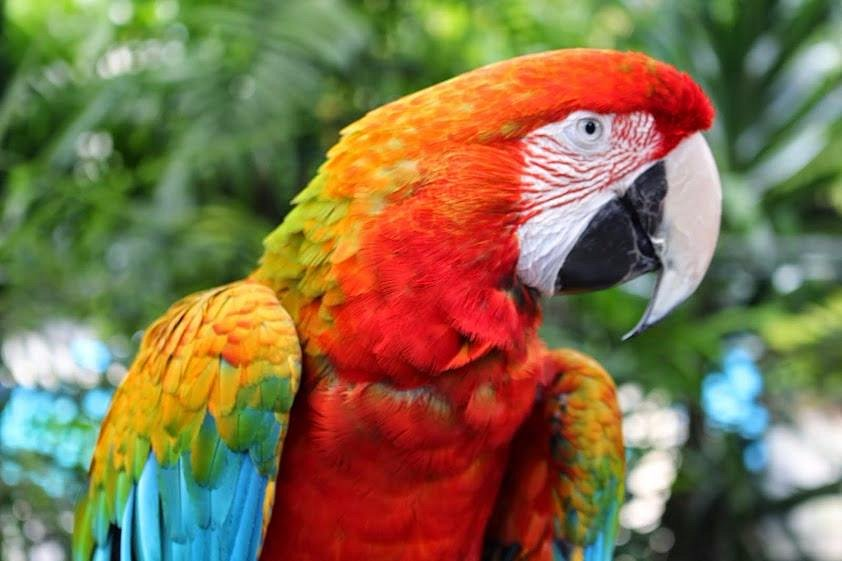
#> input picture imgs/parrot.jpg, 842 x 561 px, given in place of parrot.png, which was not available
$ jupyter execute --allow-errors unsupervised_learning.ipynb   (shell and % lines are left out)   (text cells are left out)
#> lines starting #> are read from the running program, lines starting #| are printed output that depends on the picture; pictures that were not available may be replaced by others from this repository, and a replacement may not be noted
[cell 1]
import numpy as np
import pandas as pd
import matplotlib.pyplot as plt

[cell 2]
from sklearn.mixture import BayesianGaussianMixture
from sklearn.datasets import make_blobs

[cell 3]
D = 2 # dimensions
N = 500 # number of points to generate
K_true = np.random.randint(3,20) # randomly choice between 3-20
print("Number of cluster",K_true)
# Generate data
mu_scale = 4.0
covar_scale = 0.7
z_true = np.random.randint(0,K_true,N)
z_true

[cell 4]
mu = np.random.randn(D,K_true)*mu_scale
mu

[cell 5]
X = mu[:,z_true] + np.random.randn(D,N) * covar_scale
print(X.shape)
X= X.T
X

[cell 6]
plt.scatter(X[:,0],X[:,1],c = plt.cm.tab20(z_true))
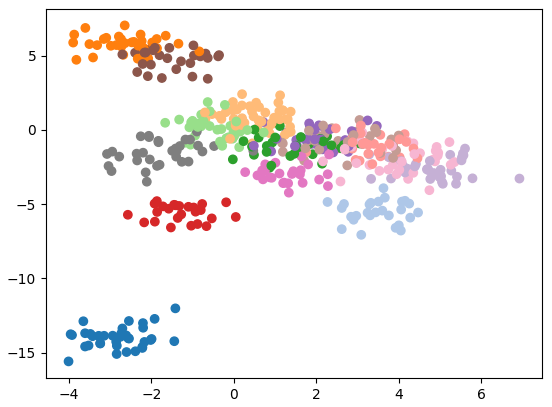
#> figure drawn by matplotlib, 1 panel

[cell 7]
bgmm = BayesianGaussianMixture(n_components = 100,weight_concentration_prior = None) # auto find the cluster number
y_pred = bgmm.fit_predict(X)
print("Estimated Clusters ",len(set(y_pred)),set(y_pred))

[cell 8]
rand_data,rand_y = bgmm.sample(N)
plt.scatter(rand_data[:,0],rand_data[:,1],c = plt.cm.tab20(bgmm.predict(rand_data)))
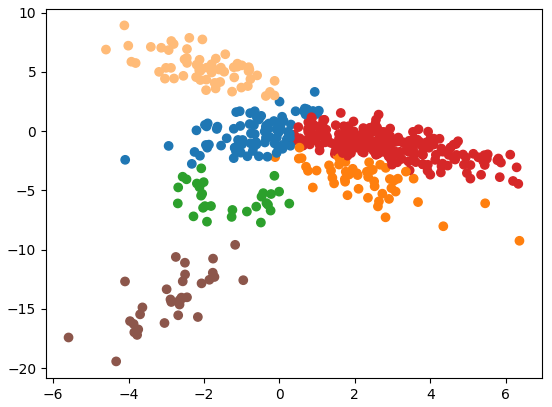
#> figure drawn by matplotlib, 1 panel

[cell 9]
from sklearn.datasets import make_blobs

[cell 10]
# Generate dataset
n_samples = 200 # number of sample
centers = 7 # number of class
X,y = make_blobs(n_samples = n_samples,centers = centers, n_features = 2, random_state = 0)
print(f"Number of samples: {n_samples}")
print(f"Number of class: {centers}")
print(f"X.shape: {X.shape}")
print(f"y.shape: {y.shape}")

[cell 11]
X[:10]

[cell 12]
y

[cell 13]
plt.scatter(X[:,0],X[:,1],c= y.ravel())
plt.title("Visualize model")
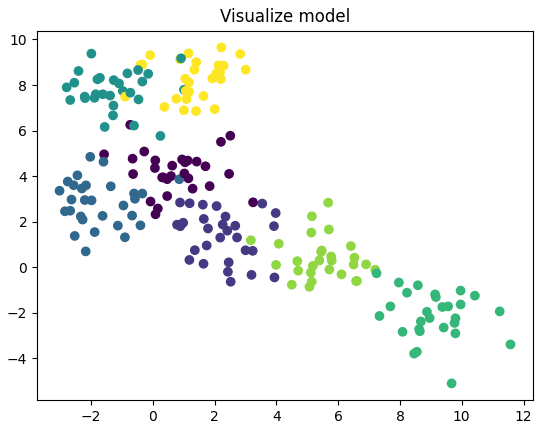
#> figure drawn by matplotlib, 1 panel

[cell 14]
# Choice random centroid number
k = 4
# Choice iterations step
no_of_iterations = 100

[cell 15]
# Choice randomly centroid (Step1)
idx = np.random.choice(len(X),k ,replace = False)
print(f"idx: {idx}")
centroids = X[idx,:]
print(f"centroids:\n {centroids}")

[cell 16]
# import calculate distance function
from scipy.spatial.distance import cdist

[cell 17]
# find the distance between centroids and all the data points (Step2)
distances = cdist(X,centroids,'euclidean')
print(f"distances.shape: {distances.shape}")
print(distances[:10])

[cell 18]
# Centroid with minimum distance (Step3)
for i in distances:
    points = np.array([np.argmin(i) for i in distances])

print(f"len points: {len(points)}")
print(points[:10])

[cell 19]
centroids = []
for i in range(k):
    #temp_cent = X[points == i] # find all input in X have closest label equal to each point
    temp_cent = X[points == i].mean(axis = 0) # find the mean of the bunch of points
    centroids.append(temp_cent) # append the centroid of the
# Update and reshape the centroids
print(f"centroids \n: {centroids}")
centroids  = np.vstack(centroids)
print(centroids)
# Calculate the distance
distances = cdist(X,centroids,'euclidean')
points = np.array([np.argmin(i) for i in distances])

[cell 20]
# Repeating the above steps for defined number of iterations
for _ in range(no_of_iterations): # Lopp over the iterations
    centroids = []
    for i in range(k): # loop over each label 0 -> 1 -> 2 -> ...
        temp_cent = X[points == i]
        centroid_i = temp_cent.mean(axis = 0)
        centroids.append(centroid_i)
    # Reshape and
    centroids = np.vstack(centroids) # Updated Centroids
    distances = cdist(X,centroids,'euclidean')
    # Find the closest centroids of each label again
    points  = np.array([ np.argmin(i) for i in distances])

[cell 21]
# predicted labels
points

[cell 22]
centroids

[cell 23]
# Visualize
plt.subplots(1,2)
plt.subplot(1,2,1)
plt.scatter(X[:,0],X[:,1],c = points)
plt.scatter(centroids[:,0],centroids[:,1],marker = 'x',color = 'r')
plt.title("predicted")
plt.subplot(1,2,2)
plt.scatter(X[:,0],X[:,1],c = y)
plt.title("grouth truth")
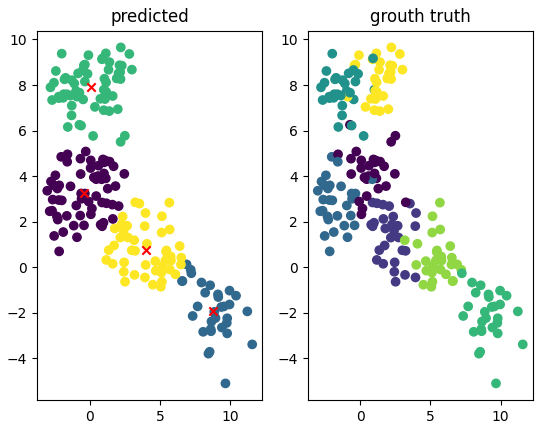
#> figure drawn by matplotlib, 2 panels

[cell 24]
def kmeans(x,k,no_iterations):
    '''
    Cluster x data points by Kmean algorithm

    Arguments:
        x --- array of features
        k --- int number of centroids (also know labels)
        no_iterations --- number of iterations

    Returns:
        centroids --- centroids of cluster
        points --- predicted labels
    '''
#> called with x = array of shape (600, 2), k = 10, no_iterations = 10
    idx = np.random.choice(len(x),k,replace = False)
    # Randomly choosing centroids
    centroids = x[idx,]
    # find the distance between centroids and all the data points
    distances = cdist(x,centroids,'euclidean')
    # centroid with the minimum distance
    points = np.array([np.argmin(d) for d in distances])
    #print(points)
    # loop over
    for _ in range(no_iterations):
        centroids = []
        for i in range(k):
            temp_cent = x[points == i].mean(axis = 0)
            centroids.append(temp_cent)
        # Update the centroids
        centroids = np.vstack(centroids)
        # Calucate the distance
        distances = cdist(x,centroids,'euclidean')
        # Find predicted label point
        points = np.array([ np.argmin(d) for d in distances])

    return centroids,points

[cell 25]
# Generate dataset
n_samples = 600 # number of sample
centers = 10 # number of class
k = 10 # number of all predicted unique labels
no_iterations = 10
X,y = make_blobs(n_samples = n_samples,centers = centers, n_features = 2, random_state = 0)
centroids,points = kmeans(X,k,no_iterations)
# Visualize
plt.subplots(1,2)
plt.subplot(1,2,1)
plt.scatter(X[:,0],X[:,1],c = points)
plt.scatter(centroids[:,0],centroids[:,1],marker = 'x',color = 'r')
plt.title("predicted")
plt.subplot(1,2,2)
plt.scatter(X[:,0],X[:,1],c = y)
plt.title("grouth truth")
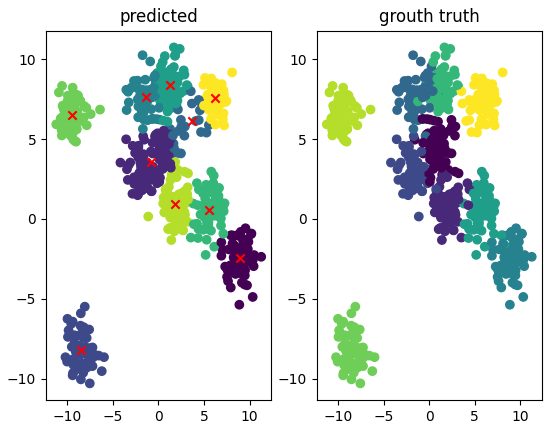
#> figure drawn by matplotlib, 2 panels

[cell 26]
from sklearn.datasets import load_digits
from sklearn.decomposition import PCA
from sklearn.cluster import KMeans

[cell 27]
# Load Data
data = load_digits().data
print(data.shape)
data

[cell 28]
pca = PCA(2)
pca

[cell 29]
# Transform the data
df = pca.fit_transform(data)
print(df.shape)
df

[cell 30]
# Applying our function
centroids , label = kmeans(df,10,1000)

[cell 31]
# Visualize the result
plt.figure(figsize = (12,7))
u_labels = np.unique(label)
for i in u_labels:
    plt.scatter(df[label == i,0],df[label == i,1],label = i)
plt.scatter(centroids[:,0],centroids[:,1],label = 'centroid',marker = '*',color = 'red',s= 200)
plt.legend()
plt.title("results")
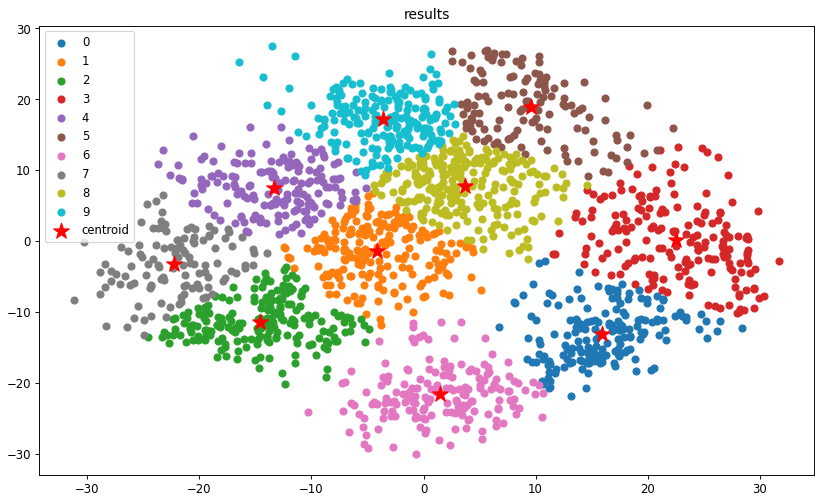
#> figure drawn by matplotlib, 1 panel

[cell 32]
# import the required libraries
import pandas as pd
import numpy as np
import matplotlib.pyplot as plt

[cell 33]
# Make dataset
from sklearn.datasets import make_blobs
X,y = make_blobs(n_samples =100,centers =5,random_state = 101)
plt.rcParams.update({'figure.figsize':(10,7.5),'figure.dpi':100})
plt.scatter(X[:,0],X[:,1],c= y)
plt.title("Gaussian make blobs")
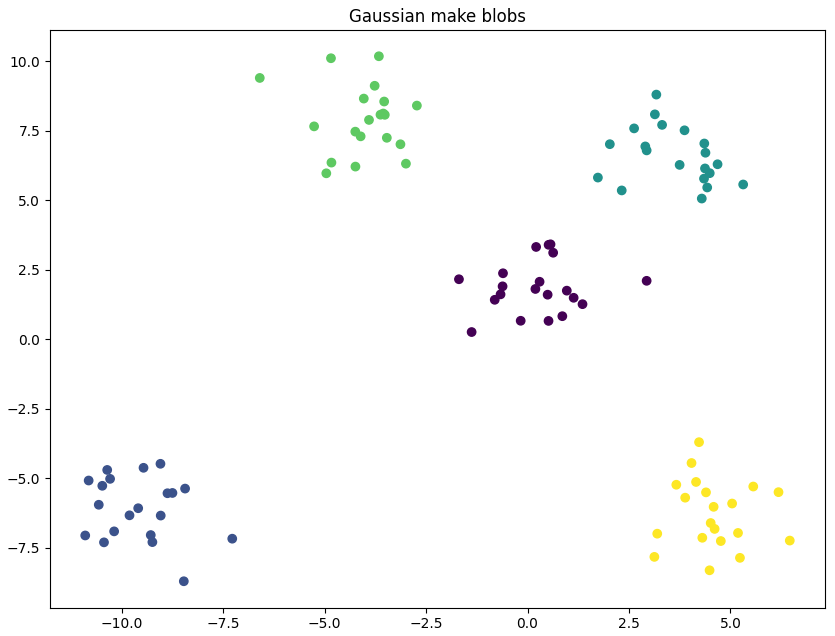
#> figure drawn by matplotlib, 1 panel

[cell 34]
y

[cell 35]
from sklearn.cluster import KMeans

[cell 36]
cluster = KMeans(n_clusters = 5)
cluster.fit(X)
y_pred = cluster.predict(X)
y_pred

[cell 37]
plt.rcParams.update({'figure.figsize':(10,5),'figure.dpi':100})
plt.subplots(1,2)
plt.subplot(1,2,1)
plt.scatter(X[:,0],X[:,1],c = y)
plt.title("grouth truth")
plt.subplot(1,2,2)
plt.scatter(X[:,0],X[:,1],c = y_pred)
plt.title("predicted")
plt.tight_layout()
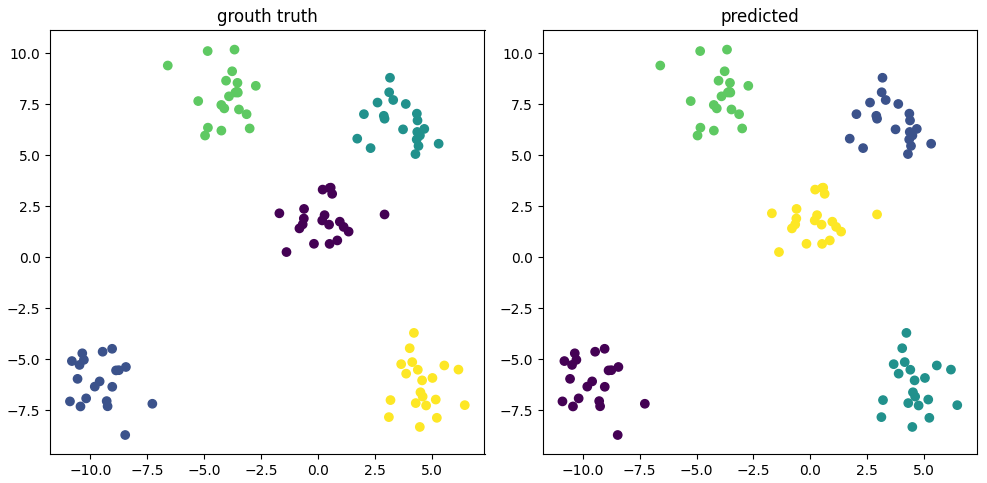
#> figure drawn by matplotlib, 2 panels

[cell 38]
# setting the number of training examples
m = X.shape[0]
n = X.shape[1]
n_iter = 50
K = 5
print(f"number of samples: {m}")
print(f"dimensions: {n}")
print(f"iterations: {n_iter}")
print(f"centroids number: {K}")

[cell 39]
import random

# creating an empty centroid array
centroids = np.array([]).reshape(n,0)
centroids

[cell 40]
# creating 5 random centroids
for k in range(K):
    centroids = np.c_[centroids,X[random.randint(0,m-1)]]

centroids

[cell 41]
X[:10,]

[cell 42]
(X - centroids[:,0])[:10,]

[cell 43]
# find the euclidean distance
outputs = {}

# creating an empty array
euclid = np.array([]).reshape(m,0)

# finding distance between for each centroid
for k in range(K):
    dist = np.sum((X - centroids[:,k])**2,axis = 1)
    euclid = np.c_[euclid,dist]

euclid

[cell 44]
# storing the mininum value we have computed
minimum = np.argmin(euclid,axis = 1)+1
minimum

[cell 45]
# computing the mean of separated clusters
cent = {}
for k in range(K):
    cent[k+1] = np.array([]).reshape(2,0)

cent

[cell 46]
# assigning of clusters to points
for k in range(m):
    cent[minimum[k]]=np.c_[cent[minimum[k]],X[k]]
for k in range(K):
    cent[k+1]=cent[k+1].T

# computing mean and updating it
for k in range(K):
     centroids[:,k]=np.mean(cent[k+1],axis=0)

[cell 47]
# repeating the above steps again and again
for i in range(n_iter):
    euclid =  np.array([]).reshape(m,0)
    for k in range(K):
        dist = np.sum((X - centroids[:,k])**2,axis = 1)
        euclid = np.c_[euclid,dist]
    C = np.argmin(euclid,axis = 1)+1
    cent = {}
    for k in range(K):
        cent[k+1] = np.array([]).reshape(2,0)
    for k in range(m):
        cent[C[k]] = np.c_[cent[C[k]],X[k]]
    for k in range(K):
        cent[k+1] = cent[k+1].T
    for k in range(K):
        centroids[:,k] = np.mean(cent[k+1],axis = 0)
    final = cent

[cell 48]
final

[cell 49]
plt.scatter(X[:,0],X[:,1])
plt.rcParams.update({'figure.figsize':(10,7.5), 'figure.dpi':100})
plt.title('Original Dataset')

[cell 50]
for k in range(K):
    plt.scatter(final[k+1][:,0],final[k+1][:,1])

plt.scatter(centroids[0,:],centroids[1,:],s= 300,c= 'yellow')
plt.rcParams.update({'figure.figsize':(10,7.5), 'figure.dpi':100})
plt.show()

[cell 51]
elbow = []
for i in range(1,20):
    kmeans = KMeans(n_clusters = i, init = 'k-means++',random_state = 101)
    kmeans.fit(X)
    elbow.append(kmeans.inertia_)

plt.plot(elbow)
plt.rcParams.update({'figure.figsize':(10,7.5),'figure.dpi':100})
plt.title('Elbow method')
plt.show()

#> (a cell that did not finish here is left out)

#> (a cell that did not finish here is left out)

[cell 54]
from sklearn.cluster import KMeans
elbow = []
for i in range(1,20):
    kmeans = KMeans(n_clusters = i,init = 'k-means++',random_state = 101)
    kmeans.fit(X)
    elbow.append(kmeans.inertia_)

[cell 55]
plt.plot(elbow)
plt.rcParams.update({'figure.figsize':(10,7.5),'figure.dpi':100})
plt.title('Elbow method')
plt.show()

[cell 56]
kmeans = KMeans(n_clusters = 5,init = 'k-means++',random_state = 101)
y_pred =kmeans.fit_predict(X)
y_pred

[cell 57]
kmeans.cluster_centers_

[cell 58]
plt.figure(figsize = (15,7.5))
# for i in range(5):
#     plt.scatter(X[y_pred == i,0],X[y_pred == i,1],s = 50)

plt.scatter(X[:,0],X[:,1],s = 40,c = y_pred)
plt.scatter(kmeans.cluster_centers_[:,0],kmeans.cluster_centers_[:,1],s= 100,marker = '*',color = 'r')
plt.title("Clusters")
plt.xlabel("Spending score")
plt.ylabel("Age")
plt.legend()
plt.show()

[cell 59]
X1 = X[:40]
X2 = X[40:]
print(X1.shape)
print(X2.shape)

[cell 60]
X1_sumsquare = np.sum(np.square(X1),axis =1)
X1_sumsquare

[cell 61]
X1_sumsquare[:,np.newaxis]

[cell 62]
X2_sumsquare = np.sum(np.square(X2),axis =1)
X2_sumsquare

[cell 63]
(X1_sumsquare[:,np.newaxis] + X2_sumsquare).shape

[cell 64]
mul =np.dot(X1,X2.T) # x11x21 + x12x22
print(mul.shape)
mul

[cell 65]
# calculate pairwise distance
# [13 lines left out: function pairwise_dist, not called in this run]

[cell 66]
# This function take in the array of points and choses K of them at random to be the initial centroids, The function simply returns the K selected points

# [15 lines left out: function _init_centers, not called in this run]

[cell 67]
# update_assignment
# [13 lines left out: function _update_assigment, not called in this run]

[cell 68]
# update centers
# [14 lines left out: function _update_centers, not called in this run]

[cell 69]
# [15 lines left out: function _get_loss, not called in this run]

[cell 70]
# Main loop
# [29 lines left out: function __call__, not called in this run]

[cell 71]
from __future__ import absolute_import
from __future__ import print_function
from __future__ import division

import imageio

[cell 72]
# set random seed so output is all name
np.random.seed(1)

class KMeans(object):
    def __init__(self): # No need to implement
        pass
    def pairwise_dist(self,x1,x2):
        '''
        Arguments:
            x1 --- (NxD) numpy array have D dimensions
            x2 --- (MxD) numpy array have D dimensions
        Return:
            dist --- (NxM) array, where dist2[i:j] is the euclidean distance between x[i,:] and y[j,:]
        '''
        x1_sum_square = np.sum(np.square(x1),axis = 1)
        x2_sum_square = np.sum(np.square(x2),axis = 1)
        mul = np.dot(x1,x2.T)
        dists = np.sqrt(abs(x1_sum_square[:,np.newaxis] + x2_sum_square - 2 * mul))
        return dists
    def _init_centers(self,points,K,**kwargs):
        '''
        Arguments:
            points --- (NxD) numpy array, where N is number of points and D is dimensionality
            K --- number of clusters
            kwargs --- any additional arguments you want
        Return:
            centers: K x D numpy array, the centers.
        '''
        N,D= points.shape
        centers = np.empty([K,D])
        for number in range(K):
            rand_index = np.random.randint(N)
            centers[number] = points[rand_index] # random choice in points with rand_index
        return centers
    def _update_assignment(self,centers,points):
        '''
        Arguments:
            centers: (KxD) numpy array, where K is the number of clusters, and D is dimensionaly
            points: (NxD) numpy array, the observations

        Return:
            cluster_idx: numpy array of length N, the cluster assignment for each point
        '''
        N,D = points.shape
        distances = self.pairwise_dist(points,centers)
        cluster_idx = np.argmin(distances,axis =1)
        return cluster_idx
    def _update_centers(self,old_centers,cluster_idx,points):
        '''
        Arguments:
            old_centers --- old centers KxD numpy array,where K is the number of clusters, and D is the dimension
            cluster_idx --- numpy array of length N, cluster assignment for each point
            points --- (NxD) numpy array,the observations
        Return:
            new_centers --- new centers, (KxD) numpy array, where K is the number of cluster
        '''
        K,D = old_centers.shape
        new_centers = np.empty(old_centers.shape)
        for i in range(K):
            new_centers[i] = np.mean(points[cluster_idx == i],axis = 0) # find mean of points which have cluster_idx == label
        return new_centers
    def _get_loss(self,centers,cluster_idx,points):
        '''
        Arguments:
            centers --- (KxD) numpy array, where K is the number of clusters, and D is the dimension
            cluster_idx --- numpy array of length N, the cluster assignment for each point
            points --- (NxD) numpy array, the observations
        Return:
            loss --- a single float number, which is the objective function of KMeans
        '''
        dists = self.pairwise_dist(points,centers)
        loss = 0.0
        N,D = points.shape
        for i in range(N):
            loss += np.square(dists[i][cluster_idx[i]])
        return loss
    def __call__(self,points,K,max_iters = 100,abs_tol = 1e-16,rel_tol = 1e-16,verbose = False,**kwargs):
        '''
        Arguments:
            points --- (NxD) numpy array, where N is number points and D is the dimensionality
            K --- number of clusters
            max_iters --- maximum number of iterations
            abs_tol --- convergence criteria w.r.t absolute change of loss
            rel_tol --- convergence criteria w.r.t relative change of loss
            verbose --- boolean option to set whether method should print loss
            kwargs --- any additional arguments you want
        Return:
            cluster_assignments --- (Nx1) int number array
            cluster_centers --- (KxD) numpy array, the centers
            loss --- loss values of the objective function of KMeans
        '''
        centers = self._init_centers(points,K,**kwargs)
        loss = []
        for it in range(max_iters):
            cluster_idx = self._update_assignment(centers,points)
            centers = self._update_centers(centers,cluster_idx,points)
            loss.append(self._get_loss(centers,cluster_idx,points))
            K = centers.shape[0]
            if it:
                diff = np.abs(prev_loss - loss[-1])
                if diff < abs_tol and diff/prev_loss < rel_tol:
                    break
            prev_loss = loss[-1]
            if verbose:
                print('iter %d, loss: %.4f' %(it,loss[-1]))
        # remember the cluster_idx,centers,and loss
#         self.cluster_idx = cluster_idx
#         self.centers = centers
#         self.loss = loss
        return cluster_idx,centers,loss

    # [35 lines left out: functions predict, find_optimal_num_clusters, not called in this run]

[cell 73]
def image_to_matrix(image_file,grays = False):
    '''
    Convert .png image to matrix
    Arguments:
        image_file --- (str) image path
        grays --- Boolean
    Return:
        img (numpy array) color or grayscale
    '''
#> called with image_file = './parrot.png', grays = False
    img = plt.imread(image_file)
#> img is the input picture: shape (561, 842, 3); mean R, G, B 130.8, 112.9, 76.1
    # in case of transparency values
    if len(img.shape) == 3 and img.shape[2] > 3:
        height,width,depth = img.shape
        new_img = np.zeros([height,width,3])
        for r in range(height):
            for c in range(width):
                new_img[r,c,:] = img[r,c,0:3]
        img = np.copy(new_img)
    if grays and len(img.shape) == 3:
        height,width = img.shape[0:2]
        new_img = np.zeros([height,width])
        for r in range(height):
            for c in range(width):
                new_img[r,c] = img[r,c,0]
        img = new_img
    return img

[cell 74]
image_values = image_to_matrix('./parrot.png')
r = image_values.shape[0]
#> (the rest of the program and of its run is left out)
